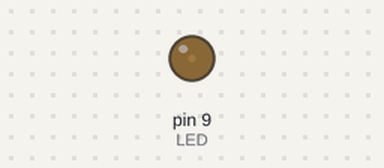
Recording of a sketch running on a simulated Arduino Uno, built with avr-gcc and run on an emulated ATmega328P. Shown: output pins drawn as LEDs (lit = HIGH).

Above: at 0.05 s.
At 1.25 s:
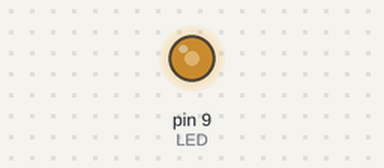
At 2.2 s:
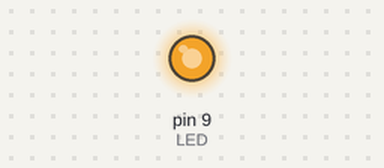
At 4.35 s:
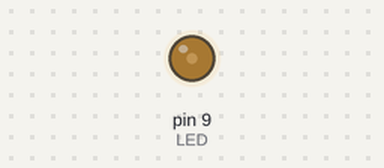
Timing chart, 0 to 9.0 s (numbered marks = the images above):
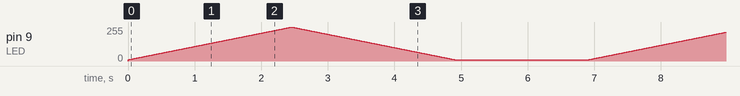

The sketch:

FadingLED.ino
```cpp
#define LED 9

int low = 10;
int i = low;

void setup() {
  pinMode(LED, OUTPUT);
}

void loop() {

  for (i = low; i < 255; i++)
  {
    analogWrite(LED, i);
    delay(10);
  }

  for (i = 255; i > low; i--)
  {
    analogWrite(LED, i);
    delay(10);
  }

  delay(2000);

}
```
